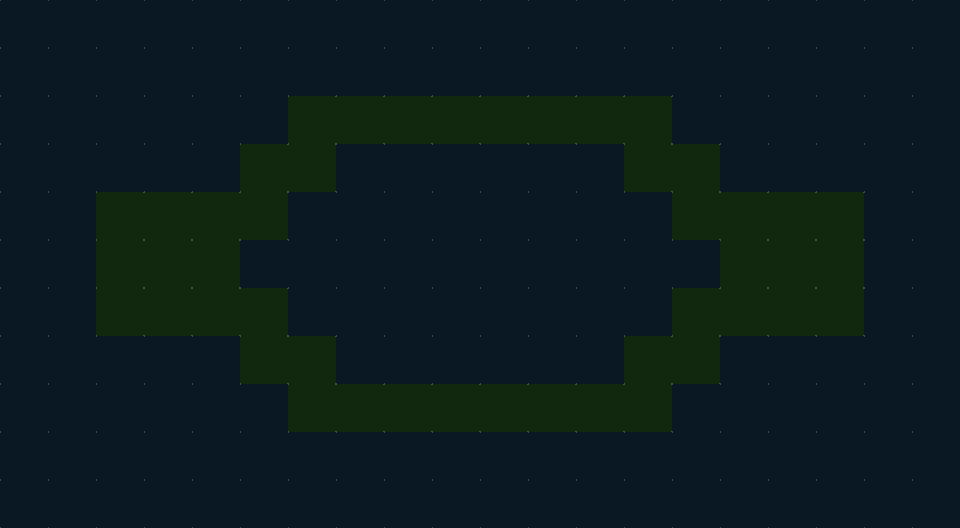

The image is a tile-based game level rendered from a .tmx file. Its description and complete source (layers, tilesets, objects, tile grids) follow:
An orthogonal 20x11 tile map with 48x48 px tiles, 1 tile layer (Tile Layer 1) and 10 objects (4x redirect_exit, 2x spawner, 2x goal, 2x redirect).

<map version="1.10" tiledversion="1.12.1" orientation="orthogonal" renderorder="right-down" width="20" height="11" tilewidth="48" tileheight="48" infinite="0" nextlayerid="4" nextobjectid="33">
 <properties>
  <property name="firefliesToWin" type="int" value="2" />
  <property name="initialEnergy" type="int" value="200" />
 </properties>
 <tileset firstgid="1" source="main_tiles.tsx" />
 <layer id="1" name="Tile Layer 1" width="20" height="11">
  <data encoding="csv">
1,1,1,1,1,1,1,1,1,1,1,1,1,1,1,1,1,1,1,1,
1,1,1,1,1,1,1,1,1,1,1,1,1,1,1,1,1,1,1,1,
1,1,1,1,1,1,2,2,2,2,2,2,2,2,1,1,1,1,1,1,
1,1,1,1,1,2,2,1,1,1,1,1,1,2,2,1,1,1,1,1,
1,1,2,2,2,2,1,1,1,1,1,1,1,1,2,2,2,2,1,1,
1,1,2,2,2,1,1,1,1,1,1,1,1,1,1,2,2,2,1,1,
1,1,2,2,2,2,1,1,1,1,1,1,1,1,2,2,2,2,1,1,
1,1,1,1,1,2,2,1,1,1,1,1,1,2,2,1,1,1,1,1,
1,1,1,1,1,1,2,2,2,2,2,2,2,2,1,1,1,1,1,1,
1,1,1,1,1,1,1,1,1,1,1,1,1,1,1,1,1,1,1,1,
1,1,1,1,1,1,1,1,1,1,1,1,1,1,1,1,1,1,1,1
</data>
 </layer>
 <objectgroup id="2" name="entities">
  <object id="23" type="spawner" x="796.62" y="270.76">
   <properties>
    <property name="queue" value="[{&quot;unit&quot;:&quot;monster&quot;,&quot;repeat&quot;:3,&quot;delayBetween&quot;: 1000}]" />
   </properties>
   <point />
  </object>
  <object id="24" type="spawner" x="155.867" y="264.62">
   <properties>
    <property name="queue" value="[{&quot;unit&quot;:&quot;firefly&quot;,&quot;repeat&quot;:5, &quot;delayBetween&quot;: 1000}]" />
   </properties>
   <point />
  </object>
  <object id="25" type="goal" x="128.704" y="264.815">
   <properties>
    <property name="for" value="monster" />
   </properties>
   <point />
  </object>
  <object id="26" type="goal" x="833.333" y="270.37">
   <properties>
    <property name="for" value="firefly" />
   </properties>
   <point />
  </object>
  <object id="27" name="firefly_spawn_redirect" type="redirect" x="215.741" y="270.37">
   <properties>
    <property name="for" value="firefly" />
    <property name="radius" type="int" value="100" />
   </properties>
   <point />
  </object>
  <object id="28" type="redirect_exit" x="250" y="215.741">
   <properties>
    <property name="for" type="object" value="27" />
   </properties>
   <point />
  </object>
  <object id="29" type="redirect_exit" x="250" y="322.222">
   <properties>
    <property name="for" type="object" value="27" />
   </properties>
   <point />
  </object>
  <object id="30" name="firefly_spawn_redirect" type="redirect" x="739.815" y="269.444">
   <properties>
    <property name="for" value="monster" />
    <property name="radius" type="int" value="100" />
   </properties>
   <point />
  </object>
  <object id="31" type="redirect_exit" x="709.259" y="212.037">
   <properties>
    <property name="for" type="object" value="30" />
   </properties>
   <point />
  </object>
  <object id="32" type="redirect_exit" x="712.037" y="329.63">
   <properties>
    <property name="for" type="object" value="30" />
   </properties>
   <point />
  </object>
 </objectgroup>
</map>
